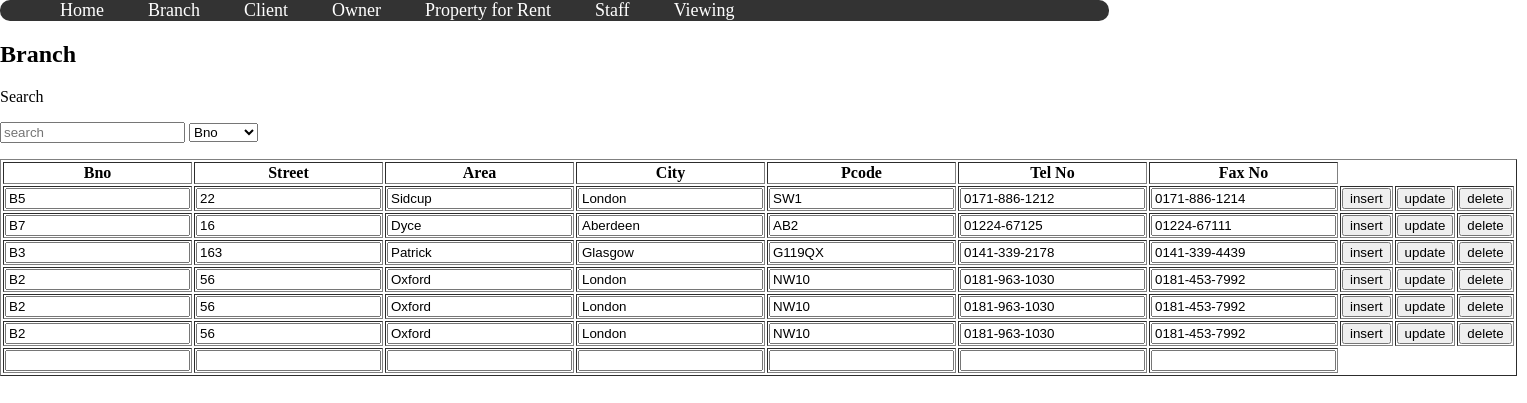
/branch.php, run on the app's committed database.
### tables this page shows
CREATE TABLE IF NOT EXISTS `branch` (
  `Bno` char(10) NOT NULL,
  `Street` char(20) NOT NULL,
  `Area` char(10) NOT NULL,
  `City` char(10) NOT NULL,
  `Pcode` char(10) NOT NULL,
  `Tel_No` char(15) NOT NULL,
  `Fax_No` char(15) NOT NULL
);

### branch.php (the view, shortened to what this page needs)
<?php
	include('nav.php');
	$result = mysql_query("SELECT * FROM branch");
?>
<html xmlns="http://www.w3.org/1999/xhtml">
<head>
</head>
<h2>Branch</h2>
<?php
echo "<form action=branch.php method=post>";
					echo" <p>Search</p> <input type=text name=search placeholder= search maxlength=30>";
					echo" <select name=filter>";
					echo" <option value=Bno>Bno";echo"</option>";
					echo"</select>";
                    echo"</form>";
?>
<body>
    <div class= "wrapper">
        <table  border="1" style="width:80%" >
            <th>Bno</th>
            <th>Street</th>
            <th>Area</th>
            <th>City</th>
            <th>Pcode</th>
            <th>Tel No</th>
            <th>Fax No</th>
           <?php
                while ( $row = mysql_fetch_assoc($result) ){
                    echo "<form action=branch.php method=post>";
                    echo"<tr>";
                    echo"<td>". "<input type=text name=Bno value=" .$row['Bno'] . " </td>";
                    echo"<td>". "<input type=text name=Street value=" .$row['Street'] . " </td>";
                    echo"<td>". "<input type=text name=Area value=" .$row['Area'] . " </td>";
                    echo"<td>". "<input type=text name=City value=" .$row['City'] . " </td>";
                    echo"<td>". "<input type=text name=Pcode value=" .$row['Pcode'] . " </td>";
                    echo"<td>". "<input type=text name=Tel No value=" .$row['Tel_No'] . " </td>";
                    echo"<td>". "<input type=text name=Fax No value=" .$row['Fax_No'] . " </td>";
					echo "<td>" . "<input type=submit name=add value=insert" . " </td>";
					echo "<td>" . "<input type=submit name=update value=update" . " </td>";
					echo "<td>" . "<input type=submit name=delete value=delete" . " </td>";
                    echo("</tr>");
                    echo"</form>";
				}
				echo "<form action=branch.php method=post>";
				echo "<tr>";
				echo "<td><input type=text name=uBno></td>";
				echo "<td><input type=text name=uStreet></td>";
				echo "<td><input type=text name=uArea></td>";
				echo "<td><input type=text name=uCity></td>";
				echo "<td><input type=text name=uPcode></td>";
				echo "<td><input type=text name=uTel_No></td>";
				echo "<td><input type=text name=uFax_No></td>";
				echo "</form>";
            ?>
            </table>
	</div>
	</body>
</html>

### nav.php (shortened to what this page needs)
<html xmlns="http://www.w3.org/1999/xhtml">
<body>
 <nav>
    <ul>
        <a href="#">Home</a>
        <a href="branch.php">Branch</a>
        <a href="client.php">Client</a>
        <a href="owner.php">Owner</a>
        <a href="property.php">Property for Rent</a>
        <a href="staff.php">Staff</a>
        <a href="viewing.php">Viewing</a>
    </ul>
  </nav>
</body>
</html>

### nav.php (style rules this page uses)
.wrapper { border-width:thick; margin:auto; }
body { width:100%; height:90%; margin:auto; font-family:"Times New Roman", Times, serif; font-size:16px; }
nav ul { width:70%; background-color:#333; color:#FFF; border-radius:10px; }
nav ul a { text-decoration:none; padding: 20px; color:#FFF; font-size:18px; height:40px; }

### data on the page
branch: Bno "B5", Area "Sidcup", City "London", Tel "0171-886-1212", Fax "0171-886-1214"
branch: Bno "B7", Area "Dyce", City "Aberdeen", Tel "01224-67125", Fax "01224-67111"
branch: Bno "B3", Area "Patrick", City "Glasgow", Pcode "G119QX", Tel "0141-339-2178", Fax "0141-339-4439"
branch: Bno "B2", Area "Oxford", City "London", Tel "0181-963-1030", Fax "0181-453-7992"
branch: Bno "B2", Area "Oxford", City "London", Tel "0181-963-1030", Fax "0181-453-7992"
branch: Bno "B2", Area "Oxford", City "London", Tel "0181-963-1030", Fax "0181-453-7992"
